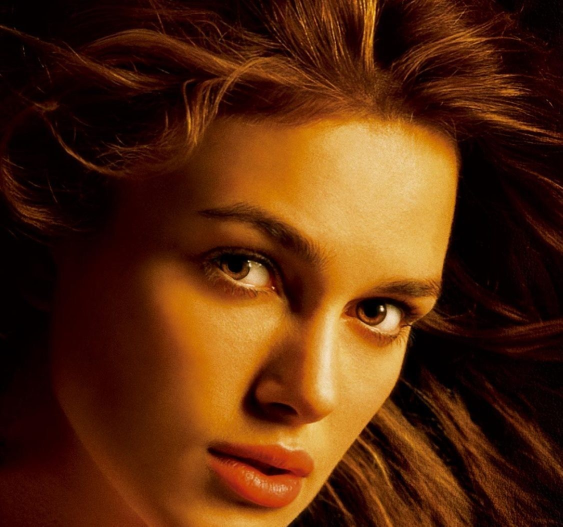
%> input picture Chapter07_Approximation/Fourier_transform/Keira_Knightly.jpg, 1125 x 1053 px (shown at 1/2 size)
$ octave image_compression.m   (GNU Octave 9; MATLAB toolbox functions it lacks are replaced by stand-ins)
%> lines starting %> are read from the running program, lines starting %| are printed output that depends on the picture; in (x1, y1, x2, y2) boxes, pixels count from 0 and x2, y2 are one past the last pixel; in counts of white or black regions, pixels touching at a corner belong together; the program's own positions count from 1
% Image compression
% According to Data4Bio, YouTube lectures by University of Washington

% Load full image
disp('Loading full image...')
A=imread('Keira_Knightly.jpg');
%> A is the input picture: size 1053x1125x3 uint8; mean R, G, B 86.8, 43, 14.7

figure(3)
imshow(A)

% make black and white image (gray)
Abw=rgb2gray(A);
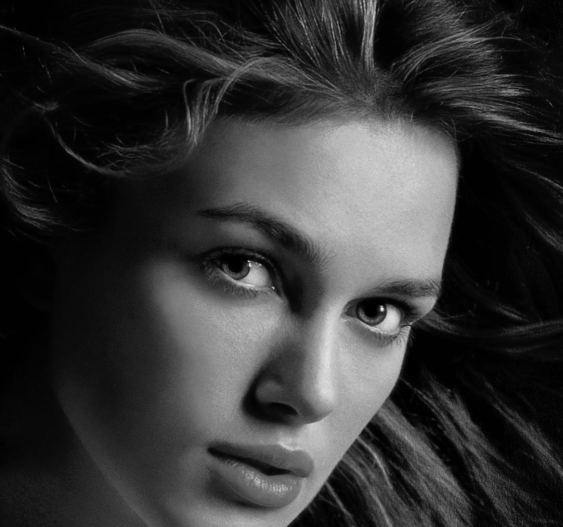
%> Abw: size 1053x1125 uint8 (shown at 1/2 size); min 0, max 238, mean 52.9
[nx, ny]=size(Abw);
%> nx = 1053; ny = 1125
figure(1), subplot(2,2,1), imshow(Abw)
title('Original Image','FontSize',16)

% compute FFT of our image using fft2
disp('Doing FFT analysis for sparsity check...')
Ahat=fft2(Abw);
F=log(abs(fftshift(Ahat)+1));
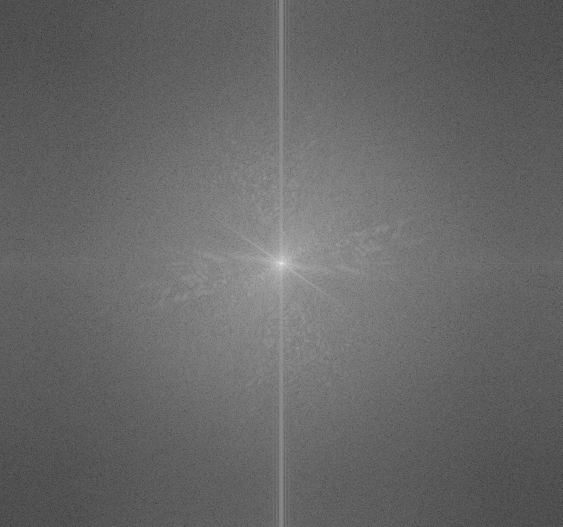
%> F: size 1053x1125 double (shown at 1/2 size); min 0.316, max 17.95, mean 7.46; drawn with min black and max white
F=mat2gray(F);
figure(4)
imshow(F,[]); % display result

% zero out small coefficients and inverse transform
count_pic=2;
for threshold=.1*[0.001 0.005 0.01] * max(abs(Ahat(:)))
    idx=abs(Ahat)>threshold;
    AhatFilt=Ahat.*idx;
    percent=sum(idx(:))/(nx*ny)*100;
    Afilt=ifft2(AhatFilt);
    figure(1), subplot(2,2,count_pic)
    imshow(uint8(Afilt))
    count_pic=count_pic+1;
    drawnow
    title([num2str(percent) '% of FFT basis'], 'Fontsize',14)
end
%> this loop made 3 passes
%> (threshold, percent) on passes 1 to 3: (6265.2, 16.38), (31326.1, 2.2), (62652.1, 0.712)
%> pass 1, `idx=abs(Ahat)>threshold;`:
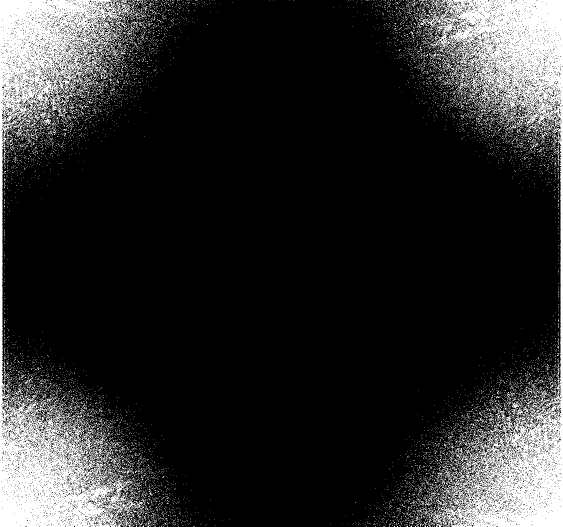
%> idx: size 1053x1125 logical (shown at 1/2 size); 16.4% white; 8522 white regions (8380 under 20 px), largest, box (x1, y1, x2, y2) and area: (0, 0, 289, 1053) 85206, (837, 0, 1125, 1053) 84155, (873, 107, 907, 143) 249
%> pass 2, `idx=abs(Ahat)>threshold;`:
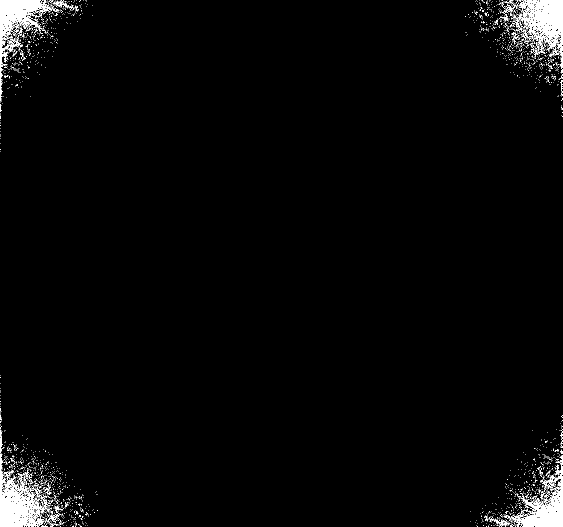
%> idx: size 1053x1125 logical (shown at 1/2 size); 2.2% white; 2580 white regions (2518 under 20 px), largest, box (x1, y1, x2, y2) and area: (0, 907, 94, 1053) 5020, (1032, 0, 1125, 114) 4872, (0, 0, 104, 202) 4347
%> after the loop:
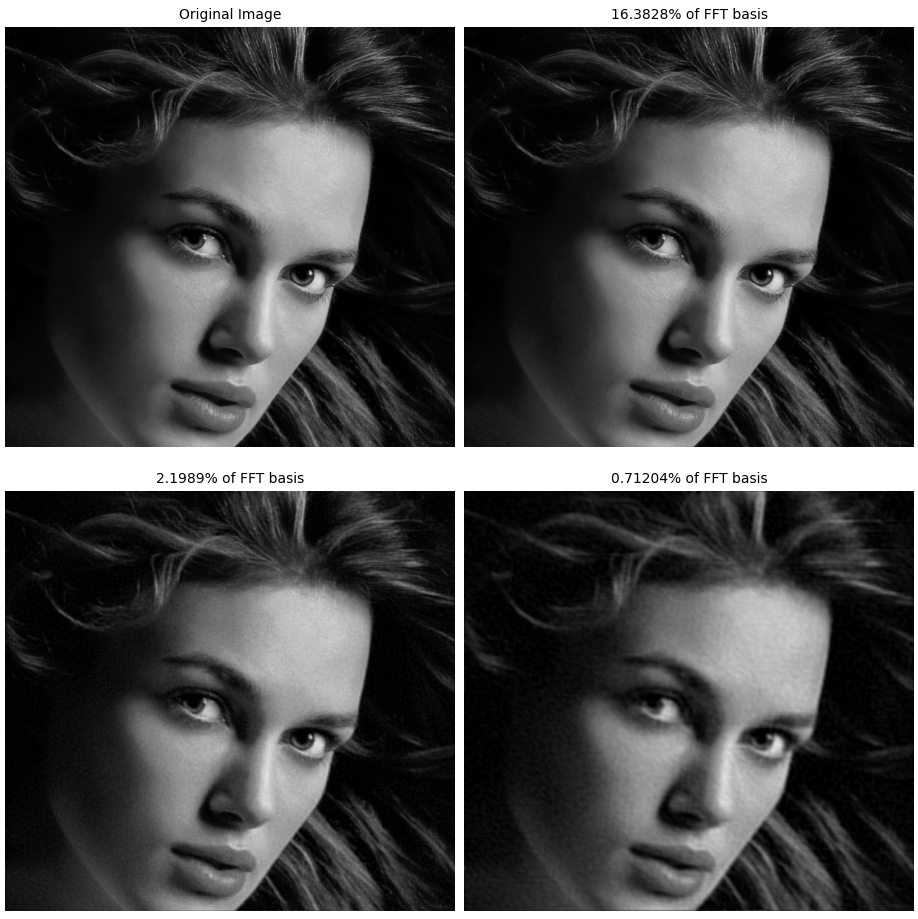
%> figure redrawn from the program's plot data, 4 panels

% plot image as mountain surface
figure
Anew=imresize(Abw,0.1);
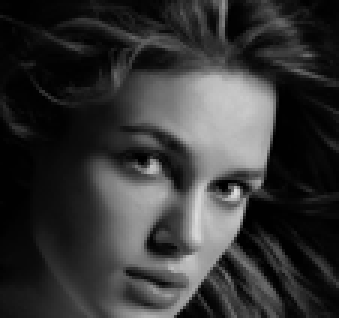
%> Anew: size 106x113 uint8 (shown 3 times larger); min 0, max 221, mean 52.9
% overlook or look upward, you're capaple of seeing gorgeous Keira Knightly
surf(double(Anew))
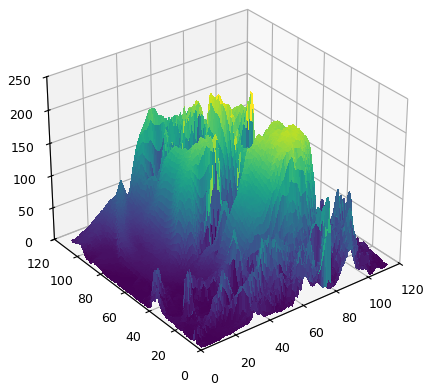
%> figure redrawn from the program's plot data
